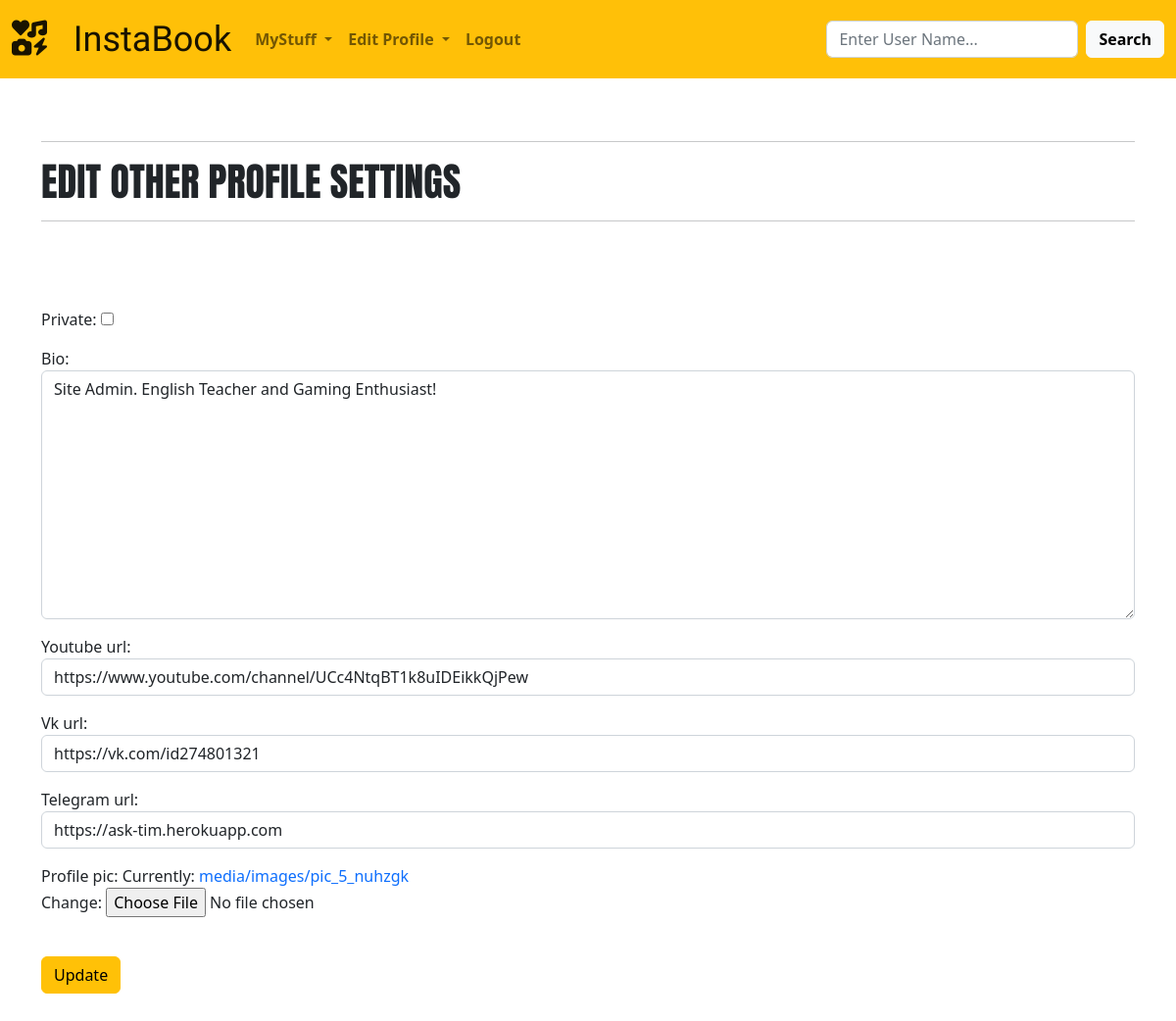
Screenshot of /edit_settings/43 (signed in) with the database file from the repository.
### mypics/models.py (models this page shows, shortened)
class Profile(models.Model):
    member = models.OneToOneField(User,null=True,on_delete=models.CASCADE,unique=True)
    bio = models.TextField(blank=True)
    profile_pic = models.ImageField(null=True,blank=False,upload_to='images/')
    youtube_url = models.CharField(max_length=120,null=True,default='https://www.youtube.com',blank=True)
    telegram_url = models.CharField(max_length=120,null=True,default='https://web.telegram.org/k/',blank=True)
    vk_url = models.CharField(max_length=120,null=True,default='https://vk.com/',blank=True)
    friend_id_list = models.CharField(max_length=120,null=True,blank=True,validators=[validate_comma_separated_integer_list])
    requests = models.CharField(max_length=120,null=True,blank=True,validators=[validate_comma_separated_integer_list])
    pendings = models.CharField(max_length=120,null=True,blank=True,validators=[validate_comma_separated_integer_list])
    accepted = models.CharField(max_length=120,null=True,blank=True,validators=[validate_comma_separated_integer_list])
    declined = models.CharField(max_length=120, null=True, blank=True,validators=[validate_comma_separated_integer_list])
    private = models.BooleanField(null=True, blank=True)
    online = models.BooleanField(null=False,blank=False,default=False)

### mypics/views.py (the view)
# urls.py: path('edit_settings/<id>', views.edit_settings, name='edit_settings'),
def edit_settings(request,id):
    logged_in_user_id = request.user.id
    if int(id) == logged_in_user_id:
        display = True
    else:
        display = False
    user_profile = User.objects.get(pk=id)
    member_id_from_user = user_profile.profile.id
    member_instance = Profile.objects.get(pk=member_id_from_user)
    if request.method == 'POST':
        form = EditSettingsForm(request.POST,request.FILES or None,instance=member_instance)
        if form.is_valid():
            form.save()
            messages.success(request, ("Settings were successfully updated!"))
            return redirect('home')
        else:
            form = EditSettingsForm(instance=member_instance)
            messages.success(request, ('Error in form....'))
            return render(request, 'edit_settings.html', {
                'form': form,
                'display':display,
            })
    else:
        form = EditSettingsForm(instance=member_instance)
        return render(request, 'edit_settings.html', {
            'form':form,
            'display': display,
        })

### mypics/forms.py
class EditSettingsForm(ModelForm):
    bio = forms.CharField(max_length=120,required=False,widget=forms.Textarea(attrs={'class':'form-control'}))
    youtube_url =  forms.CharField(max_length=120,required=False,widget=forms.TextInput(attrs={'class':'form-control'}))
    vk_url = forms.CharField(max_length=120, required=False,widget=forms.TextInput(attrs={'class': 'form-control'}))
    telegram_url = forms.CharField(max_length=120, required=False,widget=forms.TextInput(attrs={'class': 'form-control'}))
    private = forms.BooleanField(required=False)
    class Meta:
        model = Profile
        fields = ('private','bio','youtube_url','vk_url','telegram_url','profile_pic')

### mypics/templates/edit_settings.html (shortened to what this page needs)
{%extends 'base.html'%}
{% block content%}
{%if user.is_authenticated %}
{%if display %}
<hr/>
        <h1>EDIT OTHER PROFILE SETTINGS</h1>
<hr/>
                        <br>
                        <br>
        <br>
        <form action="" method=POST enctype="multipart/form-data">
            {{form.as_p}}
            <br>
            <input type="submit" value="Update" class="btn btn-warning">
        </form>
        <br>
                            <br>
{% else %}
<h2>You don't have authorisation to view this page.</h2>
{% endif %}
        {%else%}
<h2>You must be logged in to view this page.</h2>
{%endif%}
{%endblock%}

### mypics/templates/base.html (style rules this page uses)
h1,h5,h3 { font-family:'Anton'; }
a { text-decoration: none; }
a:link { text-decoration: none; }

### rows the page displays
Profile: bio "Site Admin. English Teacher and Gaming Enthusiast!", youtube_url "https://www.youtube.com/channel/UCc4NtqBT1k8uIDEikkQjPew", vk_url "https://vk.com/id274801321", telegram_url "https://ask-tim.herokuapp.com"
